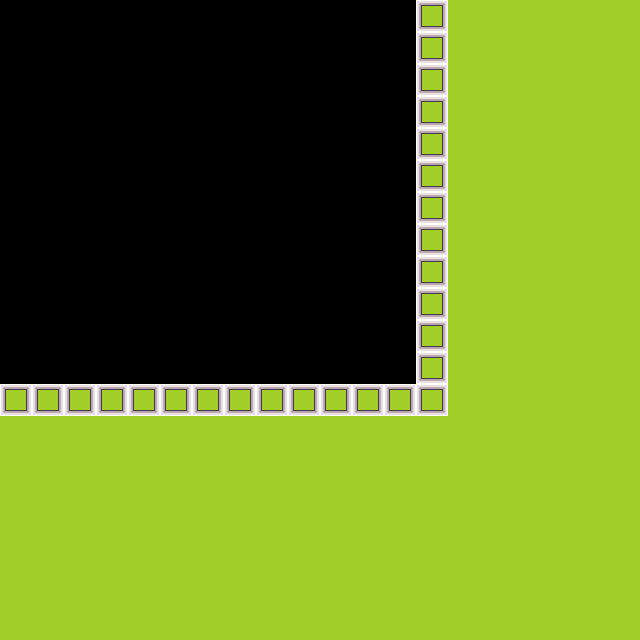

The image is a tile-based game level rendered from a .tmx file. Its description and complete source (layers, tilesets, objects, tile grids) follow:
An orthogonal 20x20 tile map with 32x32 px tiles, 1 tile layer (Tile Layer 1).

<map version="1.0" orientation="orthogonal" renderorder="left-down" width="20" height="20" tilewidth="32" tileheight="32" nextobjectid="1">
 <properties>
  <property name="DownExitMaxX" value="" />
  <property name="MaxY" value="11" />
  <property name="UpExitMaxX" value="12" />
 </properties>
 <tileset firstgid="1" name="Tileset" tilewidth="32" tileheight="32">
  <image source="../TiledTileset.png" trans="ff00ff" width="320" height="160" />
 </tileset>
 <layer name="Tile Layer 1" width="20" height="20">
  <data encoding="csv">
0,0,0,0,0,0,0,0,0,0,0,0,0,12,11,11,11,11,11,11,
0,0,0,0,0,0,0,0,0,0,0,0,0,12,11,11,11,11,11,11,
0,0,0,0,0,0,0,0,0,0,0,0,0,12,11,11,11,11,11,11,
0,0,0,0,0,0,0,0,0,0,0,0,0,12,11,11,11,11,11,11,
0,0,0,0,0,0,0,0,0,0,0,0,0,12,11,11,11,11,11,11,
0,0,0,0,0,0,0,0,0,0,0,0,0,12,11,11,11,11,11,11,
0,0,0,0,0,0,0,0,0,0,0,0,0,12,11,11,11,11,11,11,
0,0,0,0,0,0,0,0,0,0,0,0,2,12,11,11,11,11,11,11,
0,0,0,0,0,0,0,0,0,0,0,0,2,12,11,11,11,11,11,11,
0,0,0,0,0,0,0,0,0,0,0,0,2,12,11,11,11,11,11,11,
0,0,0,0,0,0,0,0,0,0,0,0,2,12,11,11,11,11,11,11,
0,0,0,0,0,0,0,0,0,0,0,0,2,12,11,11,11,11,11,11,
12,12,12,12,12,12,12,12,12,12,12,12,12,12,11,11,11,11,11,11,
11,11,11,11,11,11,11,11,11,11,11,11,11,11,11,11,11,11,11,11,
11,11,11,11,11,11,11,11,11,11,11,11,11,11,11,11,11,11,11,11,
11,11,11,11,11,11,11,11,11,11,11,11,11,11,11,11,11,11,11,11,
11,11,11,11,11,11,11,11,11,11,11,11,11,11,11,11,11,11,11,11,
11,11,11,11,11,11,11,11,11,11,11,11,11,11,11,11,11,11,11,11,
11,11,11,11,11,11,11,11,11,11,11,11,11,11,11,11,11,11,11,11,
11,11,11,11,11,11,11,11,11,11,11,11,11,11,11,11,11,11,11,11
</data>
 </layer>
</map>
